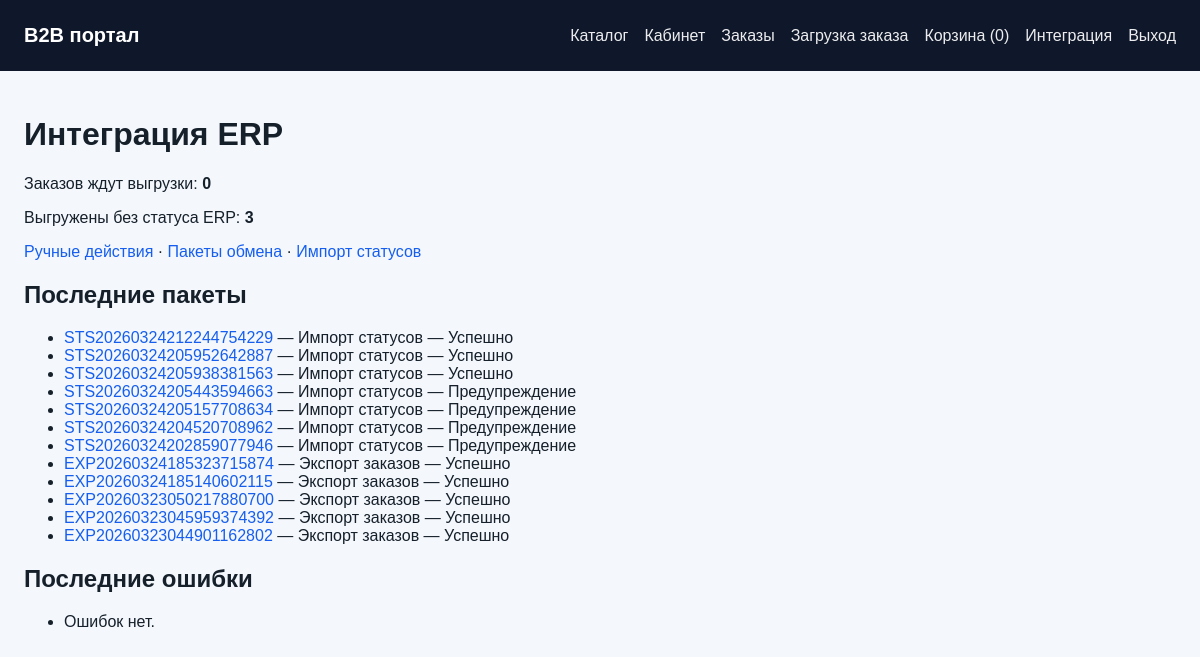
The page /integrations/ (signed in) on the database as committed earlier.
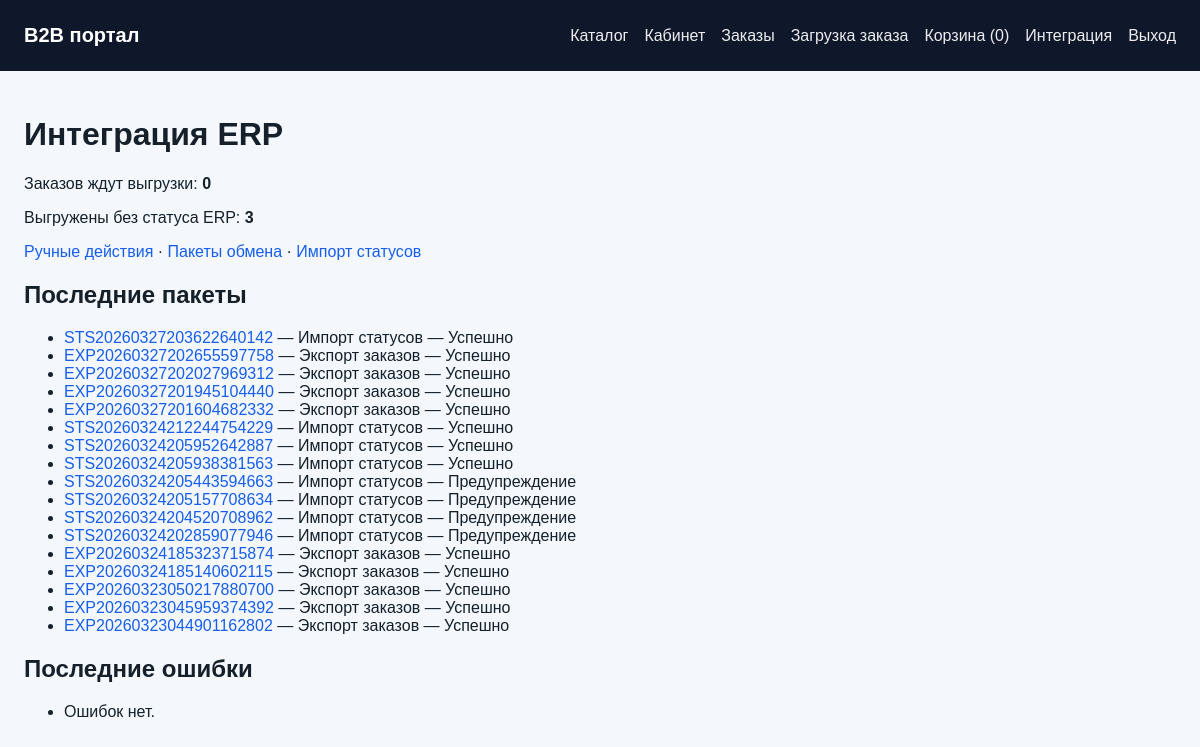
The same page on the database as committed later.
### apps/integrations/models.py (models this page shows, shortened)
class ExchangeBatch(models.Model):
    DIRECTION_CHOICES = [('export_orders', 'Экспорт заказов'), ('import_statuses', 'Импорт статусов'), ('system', 'Система')]
    STATUS_CHOICES = [('created', 'Создан'), ('ok', 'Успешно'), ('warning', 'Предупреждение'), ('error', 'Ошибка')]
    code = models.CharField('Код пакета', max_length=64, unique=True, db_index=True)
    direction = models.CharField('Направление', max_length=32, choices=DIRECTION_CHOICES)
    profile = models.ForeignKey(IntegrationProfile, verbose_name='Профиль', on_delete=models.SET_NULL, blank=True, null=True, related_name='batches')
    status = models.CharField('Статус', max_length=16, choices=STATUS_CHOICES, default='created')
    created_at = models.DateTimeField('Создан', auto_now_add=True)
    started_at = models.DateTimeField('Начат', blank=True, null=True)
    finished_at = models.DateTimeField('Завершен', blank=True, null=True)
    orders_count = models.PositiveIntegerField('Заказов', default=0)
    success_count = models.PositiveIntegerField('Успешно', default=0)
    error_count = models.PositiveIntegerField('Ошибок', default=0)
    file_path = models.CharField('Путь к основному файлу', max_length=1024, blank=True)
    checksum = models.CharField('Checksum', max_length=64, blank=True)
    comment = models.TextField('Комментарий', blank=True)
    class Meta:
        verbose_name = 'Пакет обмена'
        verbose_name_plural = 'Пакеты обмена'
        ordering = ['-created_at']

### apps/integrations/views.py (the view)
# urls.py: path('', views.integration_dashboard, name='dashboard'),
@staff_member_required
def integration_dashboard(request):
    context = {
        'profiles': IntegrationProfile.objects.all(),
        'last_batches': ExchangeBatch.objects.select_related('profile').all()[:20],
        'pending_orders': Order.objects.filter(erp_export_state__in=['new', 'validated']).count(),
        'exported_without_status': Order.objects.filter(erp_export_state='exported', erp_status_code='').count(),
        'recent_errors': ExchangeLog.objects.filter(status='error').select_related('profile', 'batch')[:20],
    }
    return render(request, 'integrations/dashboard.html', context)

### apps/portal/cart.py (called while the page is built)
    def count(self):
        return len(self.data)

### apps/portal/context_processors.py (called while the page is built)
def portal_context(request):
    cart = SessionCart(request)
    profile = getattr(getattr(request, 'user', None), 'company_profile', None)
    return {
        'portal_cart_count': cart.count(),
        'portal_company': getattr(profile, 'company', None),
    }

### templates/integrations/dashboard.html (shortened to what this page needs)
{% extends "base.html" %}
{% block content %}
<h1>Интеграция ERP</h1>
<p>Заказов ждут выгрузки: <strong>{{ pending_orders }}</strong></p>
<p>Выгружены без статуса ERP: <strong>{{ exported_without_status }}</strong></p>
<p><a href="{% url 'integrations:manual-actions' %}">Ручные действия</a> · <a href="{% url 'integrations:batches-list' %}">Пакеты обмена</a> · <a href="{% url 'integrations:status-imports' %}">Импорт статусов</a></p>
<h2>Последние пакеты</h2>
<ul>
{% for batch in last_batches %}
    <li><a href="{% url 'integrations:batch-detail' batch.pk %}">{{ batch.code }}</a> — {{ batch.get_direction_display }} — {{ batch.get_status_display }}</li>
{% empty %}
    <li>Пакетов нет.</li>
{% endfor %}
</ul>
<h2>Последние ошибки</h2>
<ul>
{% for log in recent_errors %}
    <li>{{ log.created_at }} — {{ log.message }}</li>
{% empty %}
    <li>Ошибок нет.</li>
{% endfor %}
</ul>
{% endblock %}

Rows that differ between the two databases and show on the page:
added ExchangeBatch: code "STS20260327203622640142", direction "Импорт статусов", status "Успешно"
added ExchangeBatch: code "EXP20260327202655597758", direction "Экспорт заказов", status "Успешно"
added ExchangeBatch: code "EXP20260327202027969312", direction "Экспорт заказов", status "Успешно"
added ExchangeBatch: code "EXP20260327201945104440", direction "Экспорт заказов", status "Успешно"
added ExchangeBatch: code "EXP20260327201604682332", direction "Экспорт заказов", status "Успешно"
